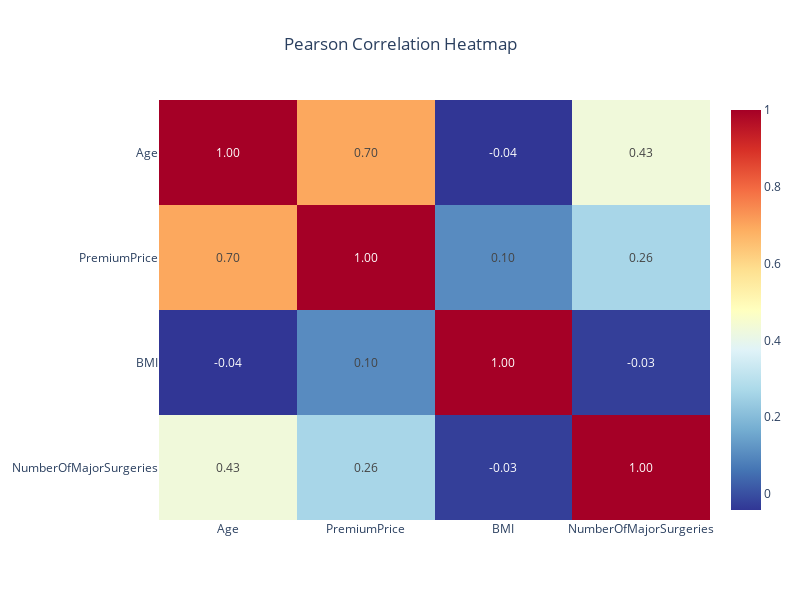
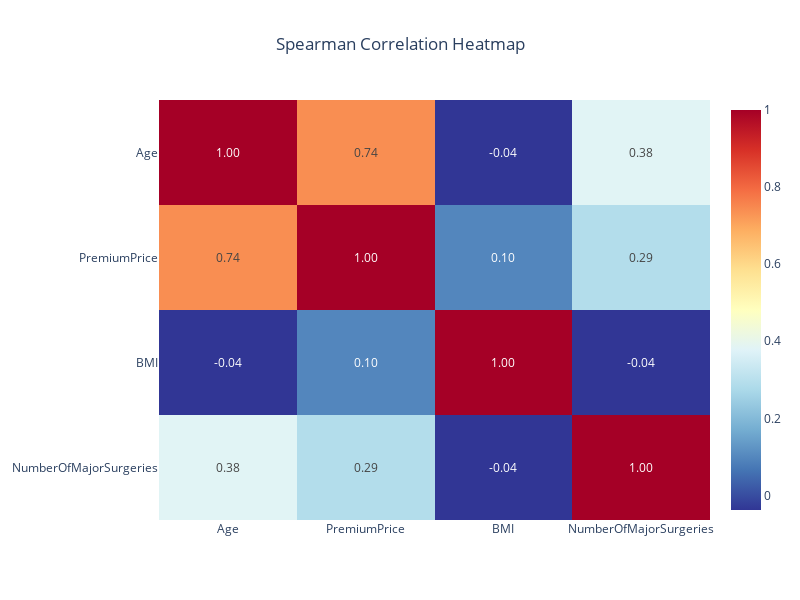

Notebook cell for these charts, in order:
### Markdown cell above
## Statistical Analysis

### Code cell
Pearson = df[['Age', 'PremiumPrice', "BMI", "NumberOfMajorSurgeries"]].corr('pearson')
Spearman = df[['Age', 'PremiumPrice', "BMI", "NumberOfMajorSurgeries"]].corr('spearman')

fig = px.imshow(Pearson, 
            text_auto='.2f',  
            color_continuous_scale='RdYlBu_r', 
            title='Pearson Correlation Heatmap',
            aspect='auto')
fig.update_layout(title_x=0.5, width=800, height=600)
fig.show()  

fig = px.imshow(Spearman, 
                text_auto='.2f',  
                color_continuous_scale='RdYlBu_r', 
                title='Spearman Correlation Heatmap',
                aspect='auto')
fig.update_layout(title_x=0.5, width=800, height=600)
fig.show()

### Figure 1 — Plotly figure (JSON) as saved in the notebook; plotly's stock layout.template omitted (floating-point values rounded to 4 significant figures)
{"data": [{"coloraxis": "coloraxis", "hovertemplate": "x: %{x}<br>y: %{y}<br>color: %{z}<extra></extra>", "name": "0", "texttemplate": "%{z:.2f}", "type": "heatmap", "x": ["Age", "PremiumPrice", "BMI", "NumberOfMajorSurgeries"], "xaxis": "x", "y": ["Age", "PremiumPrice", "BMI", "NumberOfMajorSurgeries"], "yaxis": "y", "z": [[1.0, 0.6975, -0.04201, 0.4292], [0.6975, 1.0, 0.1038, 0.2642], [-0.04201, 0.1038, 1.0, -0.02724], [0.4292, 0.2642, -0.02724, 1.0]]}], "layout": {"coloraxis": {"colorscale": [[0, "rgb(49,54,149)"], [0.1, "rgb(69,117,180)"], [0.2, "rgb(116,173,209)"], [0.3, "rgb(171,217,233)"], [0.4, "rgb(224,243,248)"], [0.5, "rgb(255,255,191)"], [0.6, "rgb(254,224,144)"], [0.7, "rgb(253,174,97)"], [0.8, "rgb(244,109,67)"], [0.9, "rgb(215,48,39)"], [1, "rgb(165,0,38)"]]}, "height": 600, "title": {"text": "Pearson Correlation Heatmap", "x": 0.5}, "width": 800, "xaxis": {"anchor": "y", "domain": [0, 1]}, "yaxis": {"anchor": "x", "autorange": "reversed", "domain": [0, 1]}}}

### Figure 2 — Plotly figure (JSON) as saved in the notebook; plotly's stock layout.template omitted (floating-point values rounded to 4 significant figures)
{"data": [{"coloraxis": "coloraxis", "hovertemplate": "x: %{x}<br>y: %{y}<br>color: %{z}<extra></extra>", "name": "0", "texttemplate": "%{z:.2f}", "type": "heatmap", "x": ["Age", "PremiumPrice", "BMI", "NumberOfMajorSurgeries"], "xaxis": "x", "y": ["Age", "PremiumPrice", "BMI", "NumberOfMajorSurgeries"], "yaxis": "y", "z": [[1.0, 0.7391, -0.03781, 0.3822], [0.7391, 1.0, 0.09786, 0.2895], [-0.03781, 0.09786, 1.0, -0.03774], [0.3822, 0.2895, -0.03774, 1.0]]}], "layout": {"coloraxis": {"colorscale": [[0, "rgb(49,54,149)"], [0.1, "rgb(69,117,180)"], [0.2, "rgb(116,173,209)"], [0.3, "rgb(171,217,233)"], [0.4, "rgb(224,243,248)"], [0.5, "rgb(255,255,191)"], [0.6, "rgb(254,224,144)"], [0.7, "rgb(253,174,97)"], [0.8, "rgb(244,109,67)"], [0.9, "rgb(215,48,39)"], [1, "rgb(165,0,38)"]]}, "height": 600, "title": {"text": "Spearman Correlation Heatmap", "x": 0.5}, "width": 800, "xaxis": {"anchor": "y", "domain": [0, 1]}, "yaxis": {"anchor": "x", "autorange": "reversed", "domain": [0, 1]}}}
